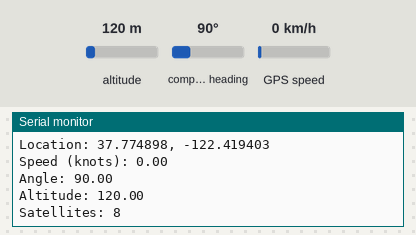
Bench run of a sketch on a simulated Arduino Mega 2560, built with avr-gcc and run on an emulated ATmega2560. Parts: the last lines printed to the serial monitor. The test bench sets the inputs (shaded band); at power-on: altitude 120 m, compass heading 90°, GPS speed 0 km/h. Storage starts empty; the GPS gets a fix after 3 s at 37.7749, -122.4194 with 8 satellites.

Above: at 4.2 s.
4.3 s: altitude set to 20 m
At 5.6 s:
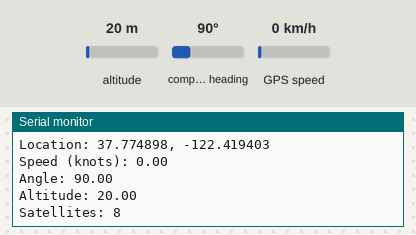
5.8 s: compass heading set to 7°
At 7.2 s:
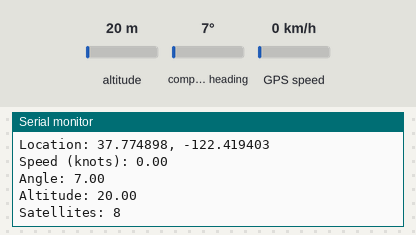
7.3 s: GPS speed set to 2 km/h
Timing chart, 0 to 10.3 s (numbered marks = the images above; inputs shaded):
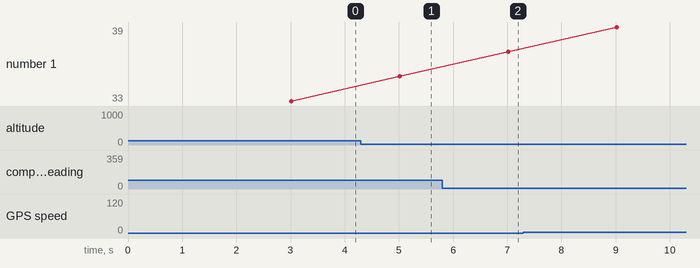

The sketch:

GPS_data_logger_for_the_Mega.ino
```cpp
#include <SPI.h>
#include <SD.h>
#include <Adafruit_GPS.h>

#define chipSelect 4
#define SD_File "GPS_log.txt"


HardwareSerial mySerial = Serial1;
Adafruit_GPS GPS(&Serial1);


void setup()  { Serial.begin(115200);

  while (!Serial);


  // Set Up GPS -------------------------------------------------------------------------------------------
  GPS.begin(9600);
  GPS.sendCommand(PMTK_SET_NMEA_OUTPUT_RMCGGA);
  GPS.sendCommand(PMTK_SET_NMEA_UPDATE_1HZ);   // 1 Hz update rate
  GPS.sendCommand(PGCMD_ANTENNA);  // Request updates on antenna status, comment out to keep quiet
  OCR0A = 0xAF;
  TIMSK0 |= _BV(OCIE0A);


  // Set Up SD card -------------------------------------------------------------------------------------
  Serial.print("Initializing SD card...");

  // see if the card is present and can be initialized:
  if (!SD.begin(chipSelect)) { Serial.println("Card failed, or not present");
                               return;
                              }
  Serial.println("card initialized.");

  Serial.println("Waiting for GPS Fix");
  while(!GPS.fix) GPS.parse(GPS.lastNMEA());

  String data = "\n\n";
  data += String(GPS.month);
  data += "/";
  data += String(GPS.day);
  data += "/";
  data += String(GPS.year);
  data += "\nTime \tGPS \tGPS fix \t\tGPS Lat \tGPS Lon";

  File dataFile = SD.open(SD_File, FILE_WRITE);
  dataFile.println(data);
  //dataFile.println("Time \tGPS \tGPS fix \t\tGPS Lat \tGPS Lon");
  dataFile.close();


  Serial.println("-------------  Set Up Done  -----------------\n\n");
}


// Interrupt is called once a millisecond, looks for any new GPS data, and stores it
SIGNAL(TIMER0_COMPA_vect) { char c = GPS.read();}


uint32_t timer = millis();

void loop() {

  // if a sentence is received, we can check the checksum, parse it...
  if (GPS.newNMEAreceived()) { if (!GPS.parse(GPS.lastNMEA()))  return;   }

  // if millis() or timer wraps around, we'll just reset it
  if (timer > millis())  timer = millis();

  // approximately every 2 seconds or so, print out the current stats
  if (millis() - timer > 2000) {

    timer = millis(); // reset the timer

    Serial.print("\nTime: ");
    Serial.print(GPS.hour, DEC); Serial.print(':');
    Serial.print(GPS.minute, DEC); Serial.print(':');
    Serial.print(GPS.seconds, DEC); Serial.print('.');
    Serial.println(GPS.milliseconds);
    Serial.print("Date: ");
    Serial.print(GPS.day, DEC); Serial.print('/');
    Serial.print(GPS.month, DEC); Serial.print("/20");
    Serial.println(GPS.year, DEC);
    Serial.print("Fix: "); Serial.print((int)GPS.fix);
    Serial.print(" quality: "); Serial.println((int)GPS.fixquality);

    if (GPS.fix) { Serial.print("Location: ");
                   Serial.print(GPS.latitudeDegrees, 6);
                   Serial.print(", ");
                   Serial.println(GPS.longitudeDegrees, 6);

                   Serial.print("Speed (knots): "); Serial.println(GPS.speed);
                   Serial.print("Angle: "); Serial.println(GPS.angle);
                   Serial.print("Altitude: "); Serial.println(GPS.altitude);
                   Serial.print("Satellites: "); Serial.println((int)GPS.satellites);

                   String data = "";

                   data += String(GPS.hour);
                   data += ":";
                   data += String(GPS.minute);
                   data += ":";
                   data += String(GPS.seconds);
                   data += "  \t";

                   if (GPS.fix) data += "Fix";
                   else data += "No Fix";

                   data += "\t";
                   data += String(GPS.fixquality);
                   data += "\t\t";
                   data += String(GPS.latitudeDegrees,8);
                   data += "\t";
                   data += String(GPS.longitudeDegrees,8);

                   File dataFile = SD.open(SD_File, FILE_WRITE);
                   dataFile.println(data);
                   dataFile.close();

                  }
     }

     while (millis() > 10000) ;
}
```

Measured:
- after the input at 4.3 s, the serial monitor: prints a new line after 0.73 s (image 1)
- after the input at 5.8 s, the serial monitor: prints a new line after 1.2 s (image 2)
